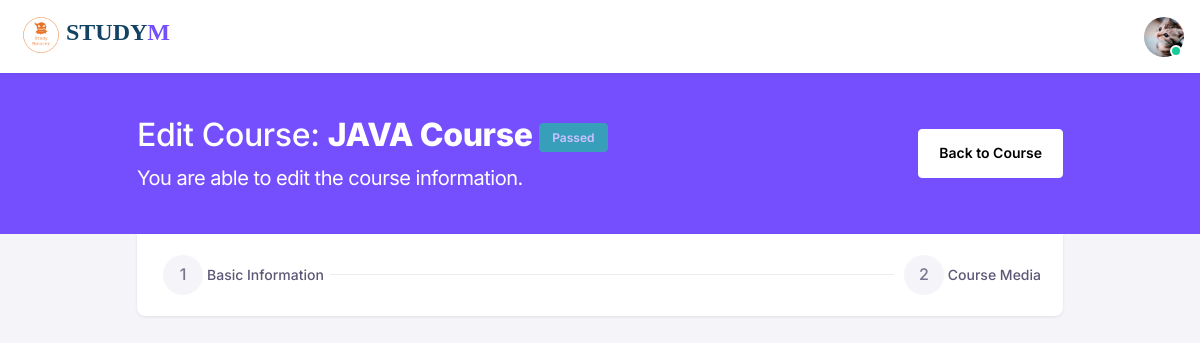
The page /admin/course_details.php?id=2 (signed in) on the database its author committed.
### tables this page shows
CREATE TABLE `teacher` (
  `id` int(11) NOT NULL,
  `name` varchar(60) NOT NULL,
  `uid` tinytext NOT NULL,
  `userEmails` tinytext NOT NULL,
  `avatar` varchar(200) NOT NULL DEFAULT 'default_user.jpg',
  `dob` date NOT NULL,
  `pwd` longtext NOT NULL,
  `role` varchar(20) NOT NULL DEFAULT '1'
);

CREATE TABLE `course` (
  `course_id` int(30) NOT NULL,
  `instructor_id` int(30) NOT NULL,
  `name` varchar(30) NOT NULL,
  `description` varchar(200) NOT NULL,
  `course_pict` varchar(200) NOT NULL DEFAULT 'default.jpg',
  `duration` varchar(30) NOT NULL,
  `status` varchar(6) NOT NULL DEFAULT '2' COMMENT '1 = pass; 2 = fail'
);

### login_status.php (called while the page is built, shortened)
<?php
$username = $_SESSION['login_user'];
?>

### admin/course_details.php (the view, shortened to what this page needs)
<?php
require('../database_handler.php');
require('../login_status.php');
mysqli_query($connection,'set names utf8');
$query = "SELECT name, avatar FROM teacher WHERE uid = '$username'";
$tname = mysqli_fetch_array(mysqli_query($connection, $query));
if (isset($_GET['id'])){
    $id = $_GET['id'];
    $query = "SELECT course.name AS cname, teacher.name AS tname, course.description, course.duration, course.course_pict, course.status FROM course INNER JOIN teacher ON course.instructor_id = teacher.id WHERE course.course_id=$id";
    $row = mysqli_fetch_array(mysqli_query($connection, $query));
    $course_status = $row['status'];
} else {
  header("Location: course.php?error=sqlerror");
}
?>
 <!DOCTYPE html>
 <html lang="en">
 <head>
<link href="../assets/fonts/feather/feather.css" rel="stylesheet">
<link href="../assets/libs/@fortawesome/fontawesome-free/css/all.min.css" rel="stylesheet">
<link href="../assets/libs/bootstrap-icons/font/bootstrap-icons.css" rel="stylesheet" />
<link href="../assets/libs/dragula/dist/dragula.min.css" rel="stylesheet" />
<link href="../assets/libs/@mdi/font/css/materialdesignicons.min.css" rel="stylesheet" />
<link href="../assets/libs/dropzone/dist/dropzone.css" rel="stylesheet" />
<link href="../assets/libs/magnific-popup/dist/magnific-popup.css" rel="stylesheet" />
<link href="../assets/libs/bootstrap-select/dist/css/bootstrap-select.min.css" rel="stylesheet">
<link href="../assets/libs/@yaireo/tagify/dist/tagify.css" rel="stylesheet">
<link href="../assets/libs/tiny-slider/dist/tiny-slider.css" rel="stylesheet">
<link href="../assets/libs/tippy.js/dist/tippy.css" rel="stylesheet">
<link href="../assets/libs/datatables.net-bs5/css/dataTables.bootstrap5.min.css" rel="stylesheet">
<link href="../assets/libs/prismjs/themes/prism-okaidia.css" rel="stylesheet">
<link href="https://cdn.jsdelivr.net/npm/bootstrap@5.1.3/dist/css/bootstrap.min.css" rel="stylesheet">
<link href="../assets/css/plugins.css" rel="stylesheet" />
<link href="../assets/css/main.css" rel="stylesheet" />
<link href="../assets/css/icons.css" rel="stylesheet" />
<link rel="stylesheet" href= "https://cdn.datatables.net/1.10.23/css/jquery.dataTables.min.css">
 <link rel="stylesheet" href="../assets/css/theme.min.css">
 </head>
 <body>
<nav class="navbar navbar-expand-lg navbar-default">
	<div class="container-fluid px-0">
        <a class="navbar-brand" href="home.php">
            <img src="/assets/image/Logo.png" width="50" height="50"><span class="text-logo">Study</span><span class="text-slogan">M</span>
        </a>
				<li class="dropdown ms-2 d-inline-block">
					<a
						class="rounded-circle"
						href="#"
						data-bs-toggle="dropdown"
						data-bs-display="static"
						aria-expanded="false"
					>
						<div class="avatar avatar-md avatar-indicators avatar-online">
							<img
								alt="avatar"
								src="../assets/img/avatars/<?php echo $tname['avatar'];?>"
								class="rounded-circle"
							/>
						</div>
					</a>
				</li>
		</div>
</nav>
<div class="py-4 py-lg-6 bg-primary">
  <div class="container">
    <div class="row">
      <div class="offset-lg-1 col-lg-10 col-md-12 col-12">
        <div class="d-lg-flex align-items-center justify-content-between">
          <div class="mb-4 mb-lg-0">
            <h1 class="text-white mb-1">Edit Course: <strong><?php echo $row['cname'];?></strong>
                        <?php
                               if($course_status==1){
                                echo "<td><button class='btn btn-xs btn-success' disabled>Passed</button></td>";
                                    }else{
                                    echo "<td><button class='btn btn-xs btn-warning' disabled>Unreviewed</button></td>";
                                  }
                          ?>
                    </h1>
            <p class="mb-0 text-white lead">
              You are able to edit the course information.
            </p>
          </div>
          <div>
            <a href="course.php" class="btn btn-white ">Back to Course</a>
          </div>
        </div>
      </div>
    </div>
  </div>
</div>
<div class="pb-12">
  <div class="container">
    <div id="courseForm" class="bs-stepper">
      <div class="row">
        <div class="offset-lg-1 col-lg-10 col-md-12 col-12">
          <div class="bs-stepper-header shadow-sm" role="tablist">
            <div class="step" data-target="#test-l-1">
              <button type="button" class="step-trigger" role="tab" id="courseFormtrigger1" aria-controls="test-l-1">
                <span class="bs-stepper-circle">1</span>
                <span class="bs-stepper-label">Basic Information</span>
              </button>
            </div>
            <div class="bs-stepper-line"></div>
            <div class="step" data-target="#test-l-4">
              <button type="button" class="step-trigger" role="tab" id="courseFormtrigger4" aria-controls="test-l-4">
                <span class="bs-stepper-circle">2</span>
                <span class="bs-stepper-label">Course Media</span>
              </button>
            </div>
          </div>
        </div>
      </div>
    </div>
  </div>
</div>
 </body>
 </html>

### assets/css/main.css (style rules this page uses)
h1, h2, h3, h4, h5, h6, .h1, .h2, .h3, .h4, .h5, .h6 { font-family: inherit; font-weight: 700; line-height: 1.1; letter-spacing: 0; }
body { overflow-x: hidden; min-height: 100%; background: #ffffff; color: #768399; -webkit-font-smoothing: antialiased; font-weight: 400; -webkit-transition: -webkit-transform 0.4s ease !important; transition: transform 0.4s ease !important; position: relative; }
* { -moz-box-sizing: border-box; box-sizing: border-box; outline: none !important; }

### admin/course_details.php (style rules this page uses)
.text-logo, .text-slogan { font-weight: bold; font-family: 'Droid Sans'; font-size: 24px; text-transform: uppercase; display: inline-block; }
.text-logo { color: #124363; }

### rows shown on the page
teacher: avatar (picture)
course: name "JAVA Course"
